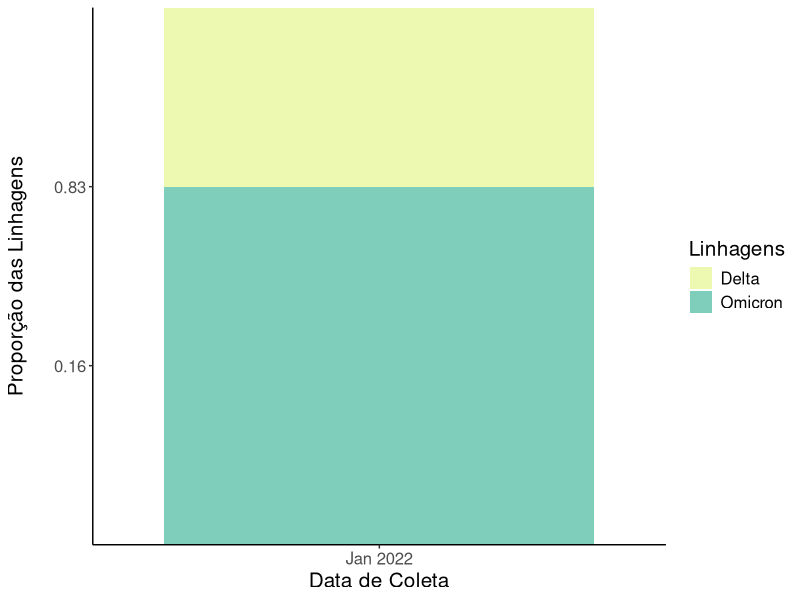
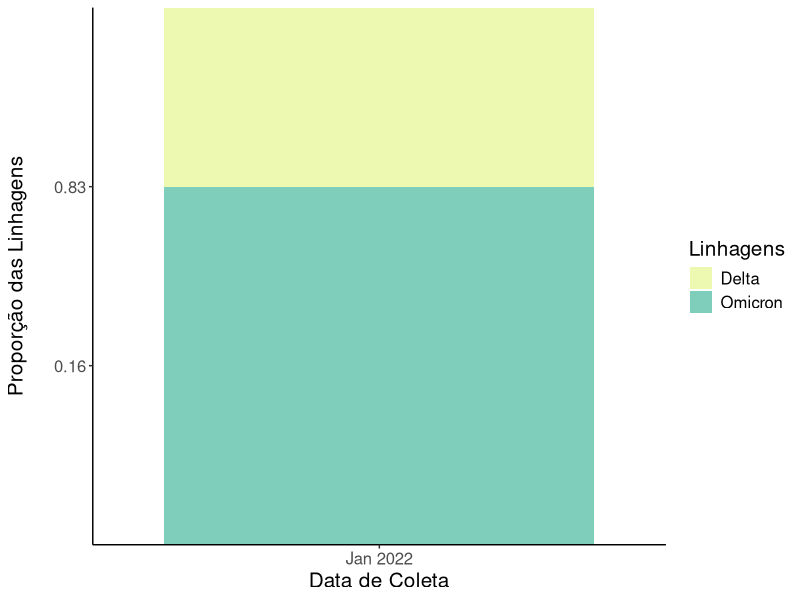

Here is the R script that generated these plots, in order:
library("ggplot2")

#Crianda dataset

Data <- "Jan 2022"   #Atributo com mês-ano de coleta
View(Data)

Quantidade <- c(1, 6) #Quantidade de amostras de cada linhagem
View(Quantidade)

Linhagens <- c("Delta", "Omicron") #Linhagens detectadas

proporcao <- c(0.16, 0.83) #Proporção das linhgens detectadas

cbind(Data, Quantidade, Linhagens, proporcao) -> results #Dataframefinal
View(results)

as.data.frame(results) -> results
View(results)

#Plot com ggplot 

ggplot(results, aes(fill = Linhagens, x = Data, y = proporcao)) +
  geom_bar(position = "stack", stat = "identity") + theme_classic() +
  ylab("Proporção das Linhagens\n") + xlab("Data de Coleta")+ 
  theme(text = element_text(size = 15)) +
  scale_fill_brewer(palette = "YlGnBu") -> graph

#Salvando gráfico no diretório atual 

ggsave(filename = "Gráfico CGLAB",
       plot = print(graph),
       device = png,
       scale = 1,
       dpi = 300,
       units = c("cm"))
